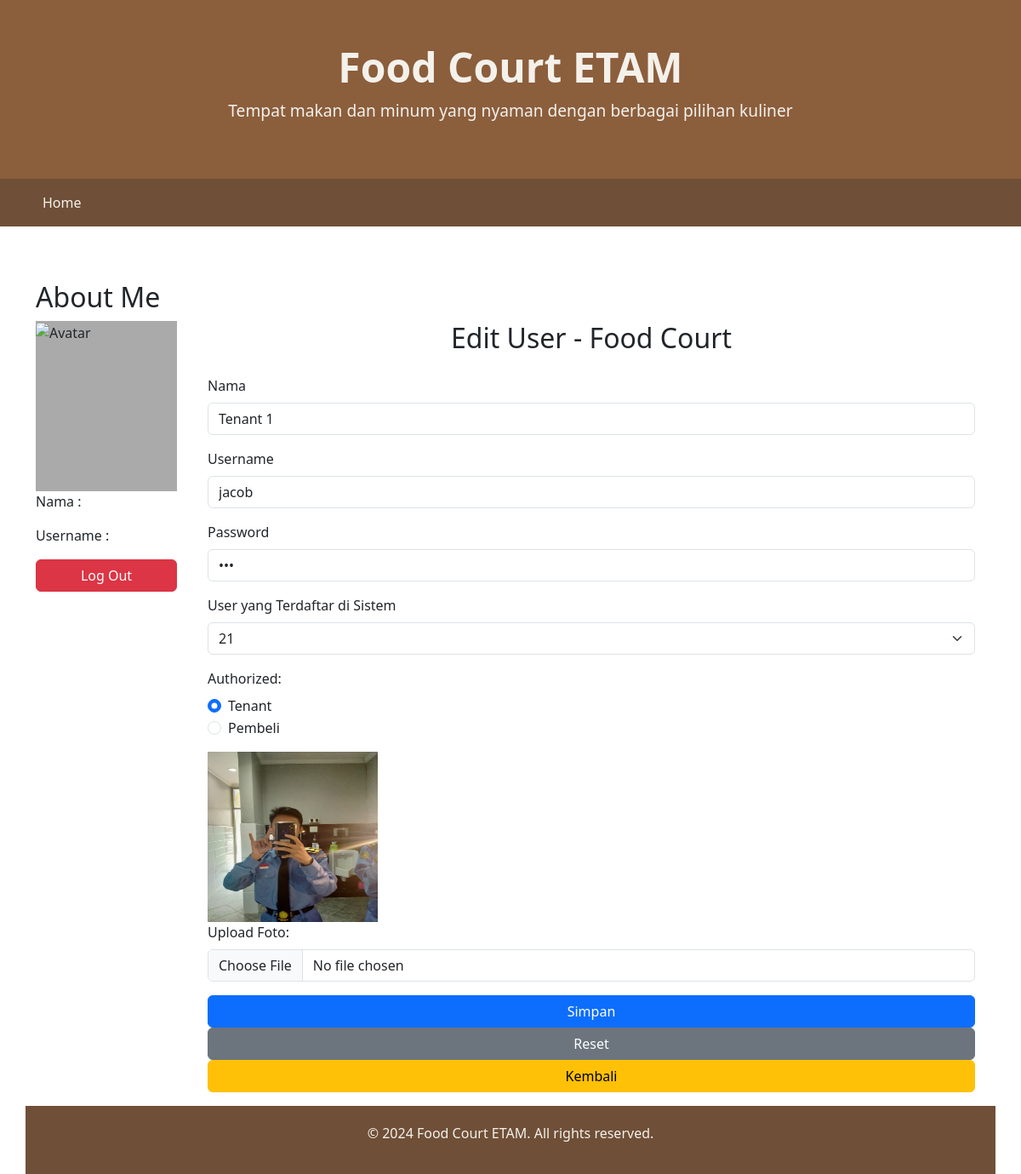
The page /my.php?p=setuser_edit&id=3 on the database its author committed.
### tables this page shows
CREATE TABLE `t_user` (
  `id` int(11) NOT NULL,
  `identity` varchar(11) NOT NULL,
  `nama` varchar(50) NOT NULL,
  `username` varchar(50) NOT NULL,
  `password` varchar(8) NOT NULL,
  `authorized` varchar(100) NOT NULL,
  `foto` varchar(255) NOT NULL,
  `aktif` int(11) NOT NULL,
  `waktumasuk` timestamp NOT NULL DEFAULT current_timestamp() ON UPDATE current_timestamp(),
  `waktukeluar` datetime NOT NULL
);

### page5a/setuser_edit.php (the view, shortened to what this page needs)
<?php
    include "connect.php";
    $id = $_GET['id'];
    $sql = "SELECT * FROM t_user WHERE id=$id";
    $result = mysqli_query($conn, $sql);
    if (mysqli_num_rows($result) > 0) {
        while ($row = mysqli_fetch_assoc($result)) {
            $nama = $row['nama'];
            $username = $row['username'];
            $password = $row['password'];
            $authorized = $row['authorized'];
            $foto = $row['foto'];
        }
    }
?>
<!DOCTYPE html>
<html lang="en">
<head>
<link href="https://cdn.jsdelivr.net/npm/bootstrap@5.3.0-alpha1/dist/css/bootstrap.min.css" rel="stylesheet">
</head>
<body>
<div class="container mt-5">
    <h2 class="text-center mb-4">Edit User - Food Court</h2>
    <form action="page5a/setuser_editproses.php?id=<?php echo $id.'&foto='.$foto .'&aut='.$authorized ?>" method="POST" enctype="multipart/form-data">
        <div class="mb-3">
            <label for="nama" class="form-label">Nama</label>
            <input type="text" class="form-control" id="nama" name="nama" value="<?php echo $nama ?>" required>
        </div>
        <div class="mb-3">
            <label for="username" class="form-label">Username</label>
            <input type="text" class="form-control" id="username" name="username" value="<?php echo $username ?>" required>
        </div>
        <div class="mb-3">
            <label for="password" class="form-label">Password</label>
            <input type="password" class="form-control" id="password" name="password" value="<?php echo $password ?>" required>
        </div>
        <div class="mb-3">
            <label for="status" class="form-label">User yang Terdaftar di Sistem</label>
            <select class="form-select form-control" name="identity" required>
            <?php
            include "connect.php";
            $sql = "SELECT * FROM t_tenant where aktif=1";
            $result = mysqli_query($conn, $sql);
            if (mysqli_num_rows($result) > 0) {
                    while($row = mysqli_fetch_assoc($result)) {
                    echo "<option>".$row["no_tenant"]."</option>";
                }
            }
            ?>
            </select>
        </div>
        <div class="mb-3">
            <label for="author" class="form-label">Authorized:</label>
            <div class="form-check">
                <input type="radio" class="form-check-input" id="Tenant" name="author" value="Tenant" <?php if ($authorized == "Tenant") { echo "checked"; } ?> required>
                <label class="form-check-label" for="Tenant">Tenant</label>
            </div>
            <div class="form-check">
                <input type="radio" class="form-check-input" id="Pembeli" name="author" value="Pembeli" <?php if ($authorized == "Pembeli") { echo "checked"; } ?>>
                <label class="form-check-label" for="Pembeli">Pembeli</label>
            </div>
        </div>
    <div class="mb-3">
        <img src="assets/img/<?php echo $foto ?>" width="200px" height="200px"><br>
        <label for="foto" class="form-label">Upload Foto:</label>
        <input type="file" class="form-control" id="foto" name="foto">
    </div>
        <div class="mb-3 text-center">
            <button type="submit" class="btn btn-primary">Simpan</button>
            <button type="reset" class="btn btn-secondary">Reset</button>
            <a href="my.php?p=setuser" class="btn btn-warning">Kembali</a>
        </div>
    </form>
</div>
</body>
</html>

### mycss.css (style rules this page uses)
.form-control { width: 100%; padding: 10px; border: 1px solid #ccc; border-radius: 5px; }
.btn { width: 100%; padding: 10px; border: none; border-radius: 5px; cursor: pointer; }

### my.php (style rules this page uses)
body { background-color: #F4F1EB; color: #5B3A29; }

### rows shown on the page
t_user: nama "Tenant 1", username "jacob", authorized "☑ Tenant", authorized "☐ Pembeli", foto (picture)

### other values the page prints
form field identity "21"
